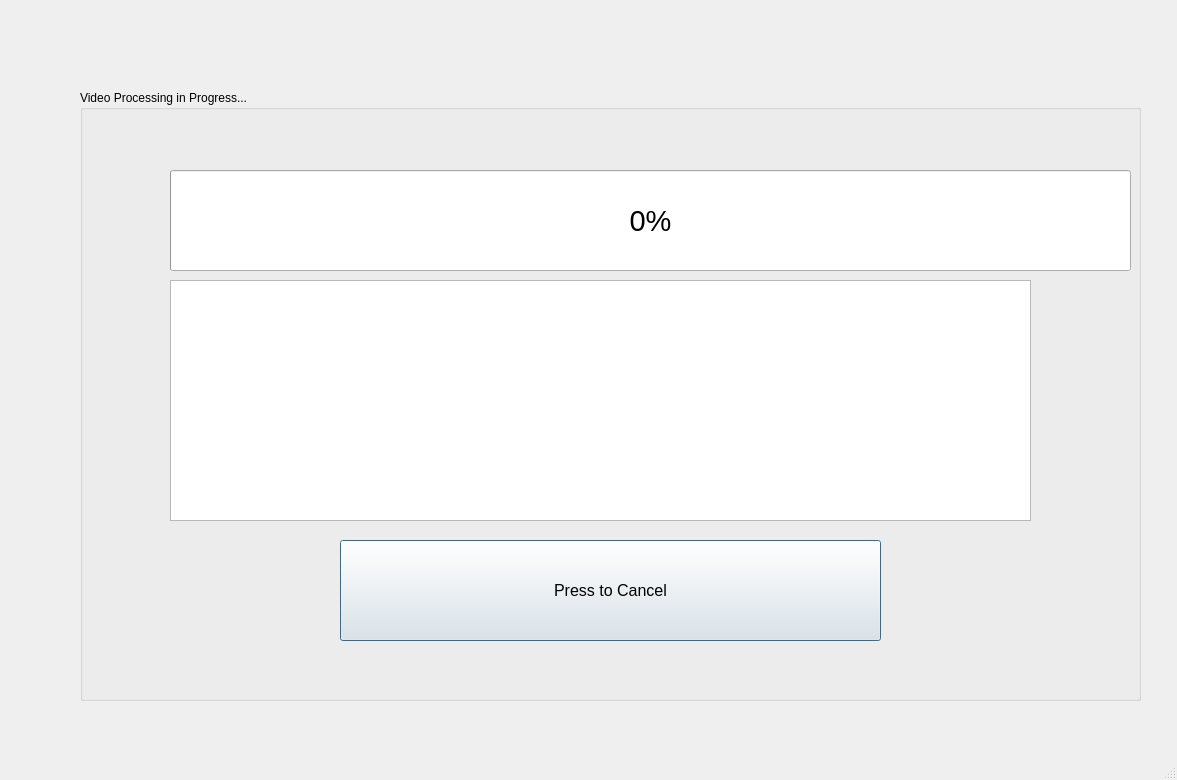
<?xml version="1.0" encoding="UTF-8"?>
<ui version="4.0">
 <class>MainWindow</class>
 <widget class="QMainWindow" name="MainWindow">
  <property name="geometry">
   <rect>
    <x>0</x>
    <y>0</y>
    <width>1177</width>
    <height>780</height>
   </rect>
  </property>
  <property name="windowTitle">
   <string>MainWindow</string>
  </property>
  <widget class="QWidget" name="centralwidget">
   <widget class="QGroupBox" name="groupBox">
    <property name="geometry">
     <rect>
      <x>80</x>
      <y>90</y>
      <width>1061</width>
      <height>611</height>
     </rect>
    </property>
    <property name="title">
     <string>Video Processing in Progress...</string>
    </property>
    <widget class="QPushButton" name="cancelBtn">
     <property name="geometry">
      <rect>
       <x>260</x>
       <y>450</y>
       <width>541</width>
       <height>101</height>
      </rect>
     </property>
     <property name="font">
      <font>
       <pointsize>12</pointsize>
      </font>
     </property>
     <property name="toolTip">
      <string>&lt;html&gt;&lt;head/&gt;&lt;body&gt;&lt;p&gt;&lt;br/&gt;&lt;/p&gt;&lt;/body&gt;&lt;/html&gt;</string>
     </property>
     <property name="autoFillBackground">
      <bool>false</bool>
     </property>
     <property name="text">
      <string>Press to Cancel</string>
     </property>
     <property name="default">
      <bool>true</bool>
     </property>
     <property name="flat">
      <bool>false</bool>
     </property>
    </widget>
    <widget class="QPlainTextEdit" name="progressText">
     <property name="geometry">
      <rect>
       <x>90</x>
       <y>190</y>
       <width>861</width>
       <height>241</height>
      </rect>
     </property>
    </widget>
    <widget class="QProgressBar" name="progressBar">
     <property name="geometry">
      <rect>
       <x>90</x>
       <y>80</y>
       <width>961</width>
       <height>101</height>
      </rect>
     </property>
     <property name="font">
      <font>
       <pointsize>22</pointsize>
      </font>
     </property>
     <property name="value">
      <number>0</number>
     </property>
    </widget>
   </widget>
  </widget>
  <widget class="QStatusBar" name="statusbar"/>
 </widget>
 <resources/>
 <connections/>
</ui>
